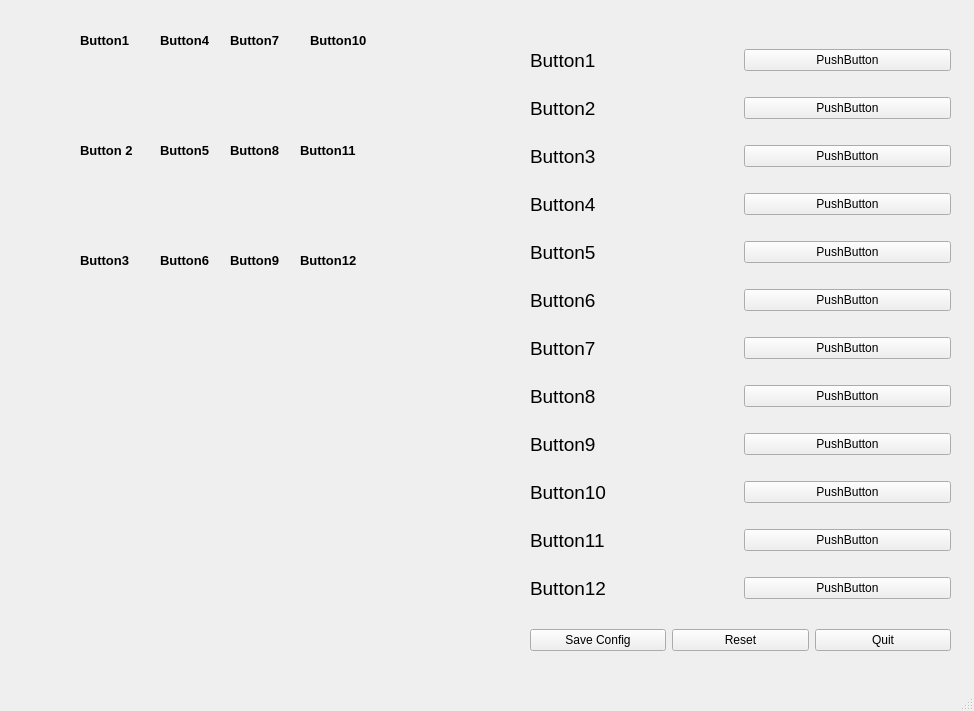
<?xml version="1.0" encoding="UTF-8"?>
<ui version="4.0">
 <class>MainWindow</class>
 <widget class="QMainWindow" name="MainWindow">
  <property name="geometry">
   <rect>
    <x>0</x>
    <y>0</y>
    <width>974</width>
    <height>711</height>
   </rect>
  </property>
  <property name="windowTitle">
   <string>MainWindow</string>
  </property>
  <widget class="QWidget" name="centralwidget">
   <widget class="QLabel" name="label">
    <property name="geometry">
     <rect>
      <x>20</x>
      <y>20</y>
      <width>491</width>
      <height>641</height>
     </rect>
    </property>
    <property name="text">
     <string>&lt;html&gt;&lt;head/&gt;&lt;body&gt;&lt;p&gt;&lt;img src=&quot;:/newPrefix/ref.jpg&quot;/&gt;&lt;/p&gt;&lt;/body&gt;&lt;/html&gt;</string>
    </property>
   </widget>
   <widget class="QLabel" name="label_2">
    <property name="geometry">
     <rect>
      <x>80</x>
      <y>20</y>
      <width>81</width>
      <height>41</height>
     </rect>
    </property>
    <property name="text">
     <string>&lt;html&gt;&lt;head/&gt;&lt;body&gt;&lt;p&gt;&lt;span style=&quot; font-size:10pt; font-weight:600;&quot;&gt;Button1&lt;/span&gt;&lt;/p&gt;&lt;/body&gt;&lt;/html&gt;</string>
    </property>
   </widget>
   <widget class="QLabel" name="label_3">
    <property name="geometry">
     <rect>
      <x>160</x>
      <y>20</y>
      <width>71</width>
      <height>41</height>
     </rect>
    </property>
    <property name="text">
     <string>&lt;html&gt;&lt;head/&gt;&lt;body&gt;&lt;p&gt;&lt;span style=&quot; font-size:10pt; font-weight:600;&quot;&gt;Button4&lt;/span&gt;&lt;/p&gt;&lt;/body&gt;&lt;/html&gt;</string>
    </property>
   </widget>
   <widget class="QLabel" name="label_4">
    <property name="geometry">
     <rect>
      <x>230</x>
      <y>20</y>
      <width>71</width>
      <height>41</height>
     </rect>
    </property>
    <property name="text">
     <string>&lt;html&gt;&lt;head/&gt;&lt;body&gt;&lt;p&gt;&lt;span style=&quot; font-size:10pt; font-weight:600;&quot;&gt;Button7&lt;/span&gt;&lt;/p&gt;&lt;/body&gt;&lt;/html&gt;</string>
    </property>
   </widget>
   <widget class="QLabel" name="label_5">
    <property name="geometry">
     <rect>
      <x>310</x>
      <y>20</y>
      <width>81</width>
      <height>41</height>
     </rect>
    </property>
    <property name="text">
     <string>&lt;html&gt;&lt;head/&gt;&lt;body&gt;&lt;p&gt;&lt;span style=&quot; font-size:10pt; font-weight:600;&quot;&gt;Button10&lt;/span&gt;&lt;/p&gt;&lt;/body&gt;&lt;/html&gt;</string>
    </property>
   </widget>
   <widget class="QLabel" name="label_6">
    <property name="geometry">
     <rect>
      <x>80</x>
      <y>240</y>
      <width>71</width>
      <height>41</height>
     </rect>
    </property>
    <property name="text">
     <string>&lt;html&gt;&lt;head/&gt;&lt;body&gt;&lt;p&gt;&lt;span style=&quot; font-size:10pt; font-weight:600; color:#000000;&quot;&gt;Button3&lt;/span&gt;&lt;/p&gt;&lt;/body&gt;&lt;/html&gt;</string>
    </property>
   </widget>
   <widget class="QLabel" name="label_7">
    <property name="geometry">
     <rect>
      <x>160</x>
      <y>240</y>
      <width>71</width>
      <height>41</height>
     </rect>
    </property>
    <property name="text">
     <string>&lt;html&gt;&lt;head/&gt;&lt;body&gt;&lt;p&gt;&lt;span style=&quot; font-size:10pt; font-weight:600; color:#000000;&quot;&gt;Button6&lt;/span&gt;&lt;/p&gt;&lt;/body&gt;&lt;/html&gt;</string>
    </property>
   </widget>
   <widget class="QLabel" name="label_8">
    <property name="geometry">
     <rect>
      <x>230</x>
      <y>240</y>
      <width>71</width>
      <height>41</height>
     </rect>
    </property>
    <property name="text">
     <string>&lt;html&gt;&lt;head/&gt;&lt;body&gt;&lt;p&gt;&lt;span style=&quot; font-size:10pt; font-weight:600; color:#000000;&quot;&gt;Button9&lt;/span&gt;&lt;/p&gt;&lt;/body&gt;&lt;/html&gt;</string>
    </property>
   </widget>
   <widget class="QLabel" name="label_9">
    <property name="geometry">
     <rect>
      <x>300</x>
      <y>240</y>
      <width>81</width>
      <height>41</height>
     </rect>
    </property>
    <property name="text">
     <string>&lt;html&gt;&lt;head/&gt;&lt;body&gt;&lt;p&gt;&lt;span style=&quot; font-size:10pt; font-weight:600; color:#000000;&quot;&gt;Button12&lt;/span&gt;&lt;/p&gt;&lt;/body&gt;&lt;/html&gt;</string>
    </property>
   </widget>
   <widget class="QLabel" name="label_10">
    <property name="geometry">
     <rect>
      <x>300</x>
      <y>130</y>
      <width>81</width>
      <height>41</height>
     </rect>
    </property>
    <property name="text">
     <string>&lt;html&gt;&lt;head/&gt;&lt;body&gt;&lt;p&gt;&lt;span style=&quot; font-size:10pt; font-weight:600; color:#000000;&quot;&gt;Button11&lt;/span&gt;&lt;/p&gt;&lt;/body&gt;&lt;/html&gt;</string>
    </property>
   </widget>
   <widget class="QLabel" name="label_11">
    <property name="geometry">
     <rect>
      <x>230</x>
      <y>130</y>
      <width>71</width>
      <height>41</height>
     </rect>
    </property>
    <property name="text">
     <string>&lt;html&gt;&lt;head/&gt;&lt;body&gt;&lt;p&gt;&lt;span style=&quot; font-size:10pt; font-weight:600; color:#000000;&quot;&gt;Button8&lt;/span&gt;&lt;/p&gt;&lt;/body&gt;&lt;/html&gt;</string>
    </property>
   </widget>
   <widget class="QLabel" name="label_12">
    <property name="geometry">
     <rect>
      <x>160</x>
      <y>130</y>
      <width>71</width>
      <height>41</height>
     </rect>
    </property>
    <property name="text">
     <string>&lt;html&gt;&lt;head/&gt;&lt;body&gt;&lt;p&gt;&lt;span style=&quot; font-size:10pt; font-weight:600; color:#000000;&quot;&gt;Button5&lt;/span&gt;&lt;/p&gt;&lt;/body&gt;&lt;/html&gt;</string>
    </property>
   </widget>
   <widget class="QLabel" name="label_13">
    <property name="geometry">
     <rect>
      <x>80</x>
      <y>130</y>
      <width>81</width>
      <height>41</height>
     </rect>
    </property>
    <property name="text">
     <string>&lt;html&gt;&lt;head/&gt;&lt;body&gt;&lt;p&gt;&lt;span style=&quot; font-size:10pt; font-weight:600; color:#000000;&quot;&gt;Button 2&lt;/span&gt;&lt;/p&gt;&lt;/body&gt;&lt;/html&gt;</string>
    </property>
   </widget>
   <widget class="QWidget" name="horizontalLayoutWidget">
    <property name="geometry">
     <rect>
      <x>530</x>
      <y>620</y>
      <width>421</width>
      <height>41</height>
     </rect>
    </property>
    <layout class="QHBoxLayout" name="horizontalLayout">
     <item>
      <widget class="QPushButton" name="pushButton">
       <property name="text">
        <string>Save Config</string>
       </property>
      </widget>
     </item>
     <item>
      <widget class="QPushButton" name="pushButton_2">
       <property name="text">
        <string>Reset</string>
       </property>
      </widget>
     </item>
     <item>
      <widget class="QPushButton" name="pushButton_3">
       <property name="text">
        <string>Quit</string>
       </property>
      </widget>
     </item>
    </layout>
   </widget>
   <widget class="QWidget" name="">
    <property name="geometry">
     <rect>
      <x>530</x>
      <y>30</y>
      <width>421</width>
      <height>591</height>
     </rect>
    </property>
    <layout class="QVBoxLayout" name="verticalLayout">
     <item>
      <layout class="QHBoxLayout" name="horizontalLayout_2">
       <item>
        <widget class="QLabel" name="label_14">
         <property name="text">
          <string>&lt;html&gt;&lt;head/&gt;&lt;body&gt;&lt;p&gt;&lt;span style=&quot; font-size:14pt;&quot;&gt;Button1&lt;/span&gt;&lt;/p&gt;&lt;/body&gt;&lt;/html&gt;</string>
         </property>
        </widget>
       </item>
       <item>
        <widget class="QPushButton" name="pushButton_4">
         <property name="text">
          <string>PushButton</string>
         </property>
        </widget>
       </item>
      </layout>
     </item>
     <item>
      <layout class="QHBoxLayout" name="horizontalLayout_3">
       <item>
        <widget class="QLabel" name="label_15">
         <property name="text">
          <string>&lt;html&gt;&lt;head/&gt;&lt;body&gt;&lt;p&gt;&lt;span style=&quot; font-size:14pt;&quot;&gt;Button2&lt;/span&gt;&lt;/p&gt;&lt;/body&gt;&lt;/html&gt;</string>
         </property>
        </widget>
       </item>
       <item>
        <widget class="QPushButton" name="pushButton_5">
         <property name="text">
          <string>PushButton</string>
         </property>
        </widget>
       </item>
      </layout>
     </item>
     <item>
      <layout class="QHBoxLayout" name="horizontalLayout_5">
       <item>
        <widget class="QLabel" name="label_17">
         <property name="text">
          <string>&lt;html&gt;&lt;head/&gt;&lt;body&gt;&lt;p&gt;&lt;span style=&quot; font-size:14pt;&quot;&gt;Button3&lt;/span&gt;&lt;/p&gt;&lt;/body&gt;&lt;/html&gt;</string>
         </property>
        </widget>
       </item>
       <item>
        <widget class="QPushButton" name="pushButton_7">
         <property name="text">
          <string>PushButton</string>
         </property>
        </widget>
       </item>
      </layout>
     </item>
     <item>
      <layout class="QHBoxLayout" name="horizontalLayout_6">
       <item>
        <widget class="QLabel" name="label_18">
         <property name="text">
          <string>&lt;html&gt;&lt;head/&gt;&lt;body&gt;&lt;p&gt;&lt;span style=&quot; font-size:14pt;&quot;&gt;Button4&lt;/span&gt;&lt;/p&gt;&lt;/body&gt;&lt;/html&gt;</string>
         </property>
        </widget>
       </item>
       <item>
        <widget class="QPushButton" name="pushButton_8">
         <property name="text">
          <string>PushButton</string>
         </property>
        </widget>
       </item>
      </layout>
     </item>
     <item>
      <layout class="QHBoxLayout" name="horizontalLayout_7">
       <item>
        <widget class="QLabel" name="label_19">
         <property name="text">
          <string>&lt;html&gt;&lt;head/&gt;&lt;body&gt;&lt;p&gt;&lt;span style=&quot; font-size:14pt;&quot;&gt;Button5&lt;/span&gt;&lt;/p&gt;&lt;/body&gt;&lt;/html&gt;</string>
         </property>
        </widget>
       </item>
       <item>
        <widget class="QPushButton" name="pushButton_9">
         <property name="text">
          <string>PushButton</string>
         </property>
        </widget>
       </item>
      </layout>
     </item>
     <item>
      <layout class="QHBoxLayout" name="horizontalLayout_8">
       <item>
        <widget class="QLabel" name="label_20">
         <property name="text">
          <string>&lt;html&gt;&lt;head/&gt;&lt;body&gt;&lt;p&gt;&lt;span style=&quot; font-size:14pt;&quot;&gt;Button6&lt;/span&gt;&lt;/p&gt;&lt;/body&gt;&lt;/html&gt;</string>
         </property>
        </widget>
       </item>
       <item>
        <widget class="QPushButton" name="pushButton_10">
         <property name="text">
          <string>PushButton</string>
         </property>
        </widget>
       </item>
      </layout>
     </item>
     <item>
      <layout class="QHBoxLayout" name="horizontalLayout_12">
       <item>
        <widget class="QLabel" name="label_24">
         <property name="text">
          <string>&lt;html&gt;&lt;head/&gt;&lt;body&gt;&lt;p&gt;&lt;span style=&quot; font-size:14pt;&quot;&gt;Button7&lt;/span&gt;&lt;/p&gt;&lt;/body&gt;&lt;/html&gt;</string>
         </property>
        </widget>
       </item>
       <item>
        <widget class="QPushButton" name="pushButton_14">
         <property name="text">
          <string>PushButton</string>
         </property>
        </widget>
       </item>
      </layout>
     </item>
     <item>
      <layout class="QHBoxLayout" name="horizontalLayout_10">
       <item>
        <widget class="QLabel" name="label_22">
         <property name="text">
          <string>&lt;html&gt;&lt;head/&gt;&lt;body&gt;&lt;p&gt;&lt;span style=&quot; font-size:14pt;&quot;&gt;Button8&lt;/span&gt;&lt;/p&gt;&lt;/body&gt;&lt;/html&gt;</string>
         </property>
        </widget>
       </item>
       <item>
        <widget class="QPushButton" name="pushButton_12">
         <property name="text">
          <string>PushButton</string>
         </property>
        </widget>
       </item>
      </layout>
     </item>
     <item>
      <layout class="QHBoxLayout" name="horizontalLayout_11">
       <item>
        <widget class="QLabel" name="label_23">
         <property name="text">
          <string>&lt;html&gt;&lt;head/&gt;&lt;body&gt;&lt;p&gt;&lt;span style=&quot; font-size:14pt;&quot;&gt;Button9&lt;/span&gt;&lt;/p&gt;&lt;/body&gt;&lt;/html&gt;</string>
         </property>
        </widget>
       </item>
       <item>
        <widget class="QPushButton" name="pushButton_13">
         <property name="text">
          <string>PushButton</string>
         </property>
        </widget>
       </item>
      </layout>
     </item>
     <item>
      <layout class="QHBoxLayout" name="horizontalLayout_14">
       <item>
        <widget class="QLabel" name="label_26">
         <property name="text">
          <string>&lt;html&gt;&lt;head/&gt;&lt;body&gt;&lt;p&gt;&lt;span style=&quot; font-size:14pt;&quot;&gt;Button10&lt;/span&gt;&lt;/p&gt;&lt;/body&gt;&lt;/html&gt;</string>
         </property>
        </widget>
       </item>
       <item>
        <widget class="QPushButton" name="pushButton_16">
         <property name="text">
          <string>PushButton</string>
         </property>
        </widget>
       </item>
      </layout>
     </item>
     <item>
      <layout class="QHBoxLayout" name="horizontalLayout_13">
       <item>
        <widget class="QLabel" name="label_25">
         <property name="text">
          <string>&lt;html&gt;&lt;head/&gt;&lt;body&gt;&lt;p&gt;&lt;span style=&quot; font-size:14pt;&quot;&gt;Button11&lt;/span&gt;&lt;/p&gt;&lt;/body&gt;&lt;/html&gt;</string>
         </property>
        </widget>
       </item>
       <item>
        <widget class="QPushButton" name="pushButton_15">
         <property name="text">
          <string>PushButton</string>
         </property>
        </widget>
       </item>
      </layout>
     </item>
     <item>
      <layout class="QHBoxLayout" name="horizontalLayout_9">
       <item>
        <widget class="QLabel" name="label_21">
         <property name="text">
          <string>&lt;html&gt;&lt;head/&gt;&lt;body&gt;&lt;p&gt;&lt;span style=&quot; font-size:14pt;&quot;&gt;Button12&lt;/span&gt;&lt;/p&gt;&lt;/body&gt;&lt;/html&gt;</string>
         </property>
        </widget>
       </item>
       <item>
        <widget class="QPushButton" name="pushButton_11">
         <property name="text">
          <string>PushButton</string>
         </property>
        </widget>
       </item>
      </layout>
     </item>
    </layout>
   </widget>
  </widget>
  <widget class="QStatusBar" name="statusbar"/>
 </widget>
 <resources>
  <include location="ref.qrc"/>
 </resources>
 <connections/>
</ui>
